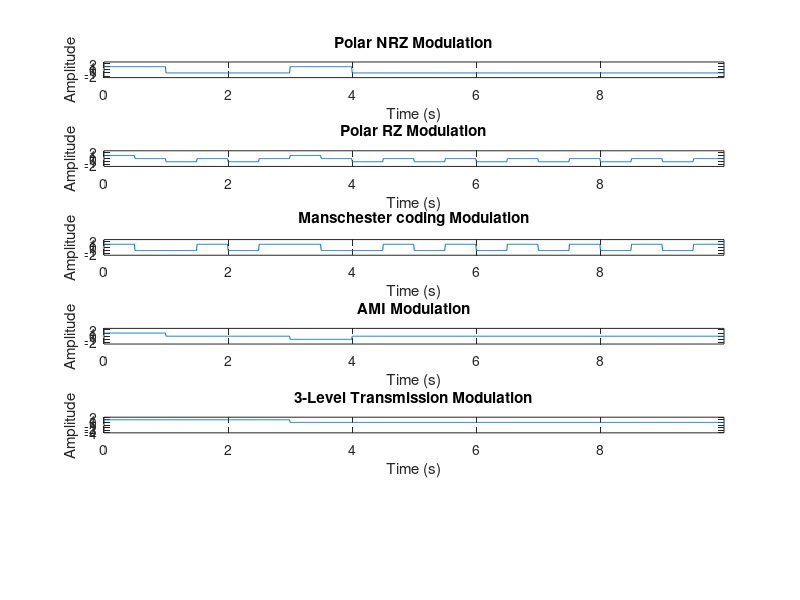

Write the MATLAB code that produced this figure. (Note: this script raises an error after producing the figure.)
clear all;
clc;

seq = randi([0 1], 1, 10);

Tb = 1; % bit duration
Fs = 100; % sampling frequency in Hz

t = linspace(0, Tb*length(seq), length(seq)*Fs+1);
t = t(1:end-1); % remove the last point to make sure that t and y have
                % the same length

%----------------- polar NRZ ---------------%
for i = 1:length(seq)
    if seq(i) == 0
        y((i-1)*Fs+1:i*Fs) = -1;
    else
        y((i-1)*Fs+1:i*Fs) = 1;
    end
end

subplot(6, 1, 1);
plot(t, y);
axis([0 t(end) -2.5 2.5]);
xlabel('Time (s)');
ylabel('Amplitude');
title('Polar NRZ Modulation');
%----------------- polar NRZ ---------------%

%----------------- polar RZ ---------------%
for i = 1:length(seq)
  if seq(i) == 1
    y((i-1)*Fs+1:(i-0.5)*Fs) = 1;
    y((i-0.5)*Fs+1:i*Fs) = 0;
  else
    y((i-1)*Fs+1:(i-0.5)*Fs) = -1;
    y((i-0.5)*Fs+1:i*Fs) = 0;
  end
end

subplot(6, 1, 2);
plot(t, y);
axis([0 t(end) -2.5 2.5]);
xlabel('Time (s)');
ylabel('Amplitude');
title('Polar RZ Modulation');
%----------------- polar RZ ---------------%

%---------- Manschester coding ------------%
for i = 1:length(seq)
  if seq(i) == 1
    y((i-1)*Fs+1:(i-0.5)*Fs) = 1;
    y((i-0.5)*Fs+1:i*Fs) = -1;
  else
    y((i-1)*Fs+1:(i-0.5)*Fs) = -1;
    y((i-0.5)*Fs+1:i*Fs) = 1;
  end
end

subplot(6, 1, 3);
plot(t, y);
axis([0 t(end) -2.5 2.5]);
xlabel('Time (s)');
ylabel('Amplitude');
title('Manschester coding Modulation');
%--------- Manschester coding --------%

%----------------- AMI ---------------%
last_bit = 1; % will be used to check if the last 1-bit represented as 1 or -1
for i = 1:length(seq)
    if seq(i) == 0
        y((i-1)*Fs+1:i*Fs) = 0;
    else
        y((i-1)*Fs+1:i*Fs) = last_bit;
        last_bit = -1 * last_bit;
    end
end

subplot(6, 1, 4);
plot(t, y);
axis([0 t(end) -2.5 2.5]);
xlabel('Time (s)');
ylabel('Amplitude');
title('AMI Modulation');
%----------------- AMI ---------------%

%------- 3-level transmission --------%
last_bit = 0;
alter = [1 0 -1 0];
j = 1;
for i = 1:length(seq)
    if seq(i) == 0
        y((i-1)*Fs+1:i*Fs) = last_bit;
    else
         y((i-1)*Fs+1:i*Fs) = alter(j);
         last_bit = alter(j);
         j = j + 1;
         if j > length(alter)
             j = 1;
         end
    end
end

subplot(6, 1, 5);
plot(t, y);
axis([0 t(end) -4 2]);
xlabel('Time (s)');
ylabel('Amplitude');
title('3-Level Transmission Modulation');
%------- 3-level transmission --------%


% Add super-title
seq_str = num2str(seq);
main_title = sprintf('Sequence: %s', seq_str);
sgtitle(main_title);
